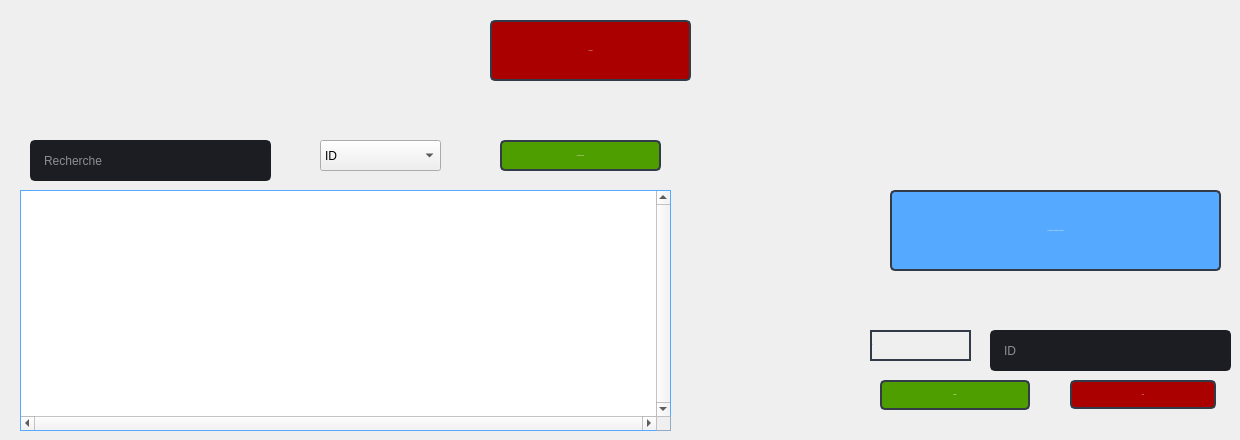
               <widget class="QWidget" name="menu">
                <attribute name="title">
                 <string>Menu</string>
                </attribute>
                <widget class="QPushButton" name="pushButton_106">
                 <property name="geometry">
                  <rect>
                   <x>890</x>
                   <y>190</y>
                   <width>331</width>
                   <height>81</height>
                  </rect>
                 </property>
                 <property name="minimumSize">
                  <size>
                   <width>150</width>
                   <height>30</height>
                  </size>
                 </property>
                 <property name="font">
                  <font>
                   <family>Segoe UI</family>
                   <pointsize>-1</pointsize>
                  </font>
                 </property>
                 <property name="styleSheet">
                  <string notr="true">QPushButton {
	color: rgb(255, 255, 255);
	border: 2px solid rgb(52, 59, 72);
	border-radius: 5px;	
	
	background-color: rgb(85, 170, 255);

}
QPushButton:hover {
	background-color: rgb(57, 65, 80);
	border: 2px solid rgb(61, 70, 86);
}
QPushButton:pressed {	
	background-color: rgb(35, 40, 49);
	border: 2px solid rgb(43, 50, 61);
}</string>
                 </property>
                 <property name="text">
                  <string>AJOUTER un  element dans le MENU</string>
                 </property>
                 <property name="icon">
                  <iconset>
                   <normaloff>:/16x16/icons/16x16/cil-folder-open.png</normaloff>:/16x16/icons/16x16/cil-folder-open.png</iconset>
                 </property>
                </widget>
                <widget class="QLabel" name="label_71">
                 <property name="geometry">
                  <rect>
                   <x>870</x>
                   <y>330</y>
                   <width>101</width>
                   <height>31</height>
                  </rect>
                 </property>
                 <property name="font">
                  <font>
                   <pointsize>-1</pointsize>
                  </font>
                 </property>
                 <property name="focusPolicy">
                  <enum>Qt::StrongFocus</enum>
                 </property>
                 <property name="styleSheet">
                  <string notr="true">color : rgb(85, 170, 255);

border:2px solid  rgb(52, 59, 72);
</string>
                 </property>
                 <property name="text">
                  <string>ID </string>
                 </property>
                </widget>
                <widget class="QLineEdit" name="lineEdit_32">
                 <property name="geometry">
                  <rect>
                   <x>990</x>
                   <y>330</y>
                   <width>241</width>
                   <height>41</height>
                  </rect>
                 </property>
                 <property name="minimumSize">
                  <size>
                   <width>0</width>
                   <height>30</height>
                  </size>
                 </property>
                 <property name="styleSheet">
                  <string notr="true">QLineEdit {
color : rgb(255, 255, 255);
	background-color: rgb(27, 29, 35);
	border-radius: 5px;
	border: 2px solid rgb(27, 29, 35);
	padding-left: 10px;
}
QLineEdit:hover {
	border: 2px solid rgb(64, 71, 88);
}
QLineEdit:focus {
	border: 2px solid rgb(91, 101, 124);
}</string>
                 </property>
                 <property name="text">
                  <string/>
                 </property>
                 <property name="placeholderText">
                  <string>ID</string>
                 </property>
                </widget>
                <widget class="QPushButton" name="pushButton_33">
                 <property name="geometry">
                  <rect>
                   <x>880</x>
                   <y>380</y>
                   <width>150</width>
                   <height>30</height>
                  </rect>
                 </property>
                 <property name="minimumSize">
                  <size>
                   <width>150</width>
                   <height>30</height>
                  </size>
                 </property>
                 <property name="font">
                  <font>
                   <family>Segoe UI</family>
                   <pointsize>-1</pointsize>
                  </font>
                 </property>
                 <property name="styleSheet">
                  <string notr="true">QPushButton {
	color: rgb(255, 255, 255);
	border: 2px solid rgb(52, 59, 72);
	border-radius: 5px;	
	
	background-color:rgb(79, 158, 0);

}
QPushButton:hover {
	background-color: rgb(57, 65, 80);
	border: 2px solid rgb(61, 70, 86);
}
QPushButton:pressed {	
	background-color: rgb(35, 40, 49);
	border: 2px solid rgb(43, 50, 61);
}</string>
                 </property>
                 <property name="text">
                  <string>Modifier</string>
                 </property>
                 <property name="icon">
                  <iconset>
                   <normaloff>:/16x16/icons/16x16/cil-folder-open.png</normaloff>:/16x16/icons/16x16/cil-folder-open.png</iconset>
                 </property>
                </widget>
                <widget class="QPushButton" name="pushButton_32">
                 <property name="geometry">
                  <rect>
                   <x>1070</x>
                   <y>380</y>
                   <width>146</width>
                   <height>29</height>
                  </rect>
                 </property>
                 <property name="minimumSize">
                  <size>
                   <width>0</width>
                   <height>0</height>
                  </size>
                 </property>
                 <property name="font">
                  <font>
                   <family>Segoe UI</family>
                   <pointsize>-1</pointsize>
                  </font>
                 </property>
                 <property name="styleSheet">
                  <string notr="true">QPushButton {
	color: rgb(255, 255, 255);
	border: 2px solid rgb(52, 59, 72);
	border-radius: 5px;	
	
	background-color: rgb(170, 0, 0);

}
QPushButton:hover {
	background-color: rgb(57, 65, 80);
	border: 2px solid rgb(61, 70, 86);
}
QPushButton:pressed {	
	background-color: rgb(35, 40, 49);
	border: 2px solid rgb(43, 50, 61);
}</string>
                 </property>
                 <property name="text">
                  <string>SUPP</string>
                 </property>
                 <property name="icon">
                  <iconset>
                   <normaloff>:/16x16/icons/16x16/cil-folder-open.png</normaloff>:/16x16/icons/16x16/cil-folder-open.png</iconset>
                 </property>
                </widget>
                <widget class="QPushButton" name="pushButton_45">
                 <property name="geometry">
                  <rect>
                   <x>490</x>
                   <y>20</y>
                   <width>201</width>
                   <height>61</height>
                  </rect>
                 </property>
                 <property name="minimumSize">
                  <size>
                   <width>0</width>
                   <height>0</height>
                  </size>
                 </property>
                 <property name="font">
                  <font>
                   <family>Segoe UI</family>
                   <pointsize>-1</pointsize>
                  </font>
                 </property>
                 <property name="styleSheet">
                  <string notr="true">QPushButton {
	color: rgb(255, 255, 255);
	border: 2px solid rgb(52, 59, 72);
	border-radius: 5px;	
	
	background-color: rgb(170, 0, 0);

}
QPushButton:hover {
	background-color: rgb(57, 65, 80);
	border: 2px solid rgb(61, 70, 86);
}
QPushButton:pressed {	
	background-color: rgb(35, 40, 49);
	border: 2px solid rgb(43, 50, 61);
}</string>
                 </property>
                 <property name="text">
                  <string>Actualiser</string>
                 </property>
                 <property name="icon">
                  <iconset>
                   <normaloff>:/16x16/icons/16x16/cil-folder-open.png</normaloff>:/16x16/icons/16x16/cil-folder-open.png</iconset>
                 </property>
                </widget>
                <widget class="QTableView" name="tableView_13">
                 <property name="geometry">
                  <rect>
                   <x>20</x>
                   <y>190</y>
                   <width>651</width>
                   <height>241</height>
                  </rect>
                 </property>
                 <property name="styleSheet">
                  <string notr="true">QHeaderView::section {
	
	font: 87 10pt &quot;Cinzel Black&quot;;
    background-color: rgb(39, 44, 54);
    border-style: none;
    border-bottom: 1px solid rgb(85, 170, 255);
    border-right:  1px solid rgb(85, 170, 255);
}

QHeaderView::section:vertical
{
    border-left: 1px solid  rgb(85, 170, 255);
}
QTableView {
	
	color: rgb(255, 255, 255);
	border-style: solid;
	border-top: 1px solid  rgb(85, 170, 255);
	 border-left: 1px solid  rgb(85, 170, 255);
 border-bottom: 1px solid rgb(85, 170, 255);
 border-right:  1px solid rgb(85, 170, 255);
}
QTableView::item {
     border-bottom: 1px solid rgb(85, 170, 255);
    border-right:  1px solid rgb(85, 170, 255);
    background-color : none;
}
QTableView::indicator:unchecked {
    background-color: #d7d6d5
}</string>
                 </property>
                 <property name="verticalScrollBarPolicy">
                  <enum>Qt::ScrollBarAlwaysOn</enum>
                 </property>
                 <property name="horizontalScrollBarPolicy">
                  <enum>Qt::ScrollBarAlwaysOn</enum>
                 </property>
                 <attribute name="verticalHeaderVisible">
                  <bool>false</bool>
                 </attribute>
                </widget>
                <widget class="QComboBox" name="comboBox_2">
                 <property name="geometry">
                  <rect>
                   <x>320</x>
                   <y>140</y>
                   <width>121</width>
                   <height>31</height>
                  </rect>
                 </property>
                 <item>
                  <property name="text">
                   <string>ID</string>
                  </property>
                 </item>
                 <item>
                  <property name="text">
                   <string>Nom</string>
                  </property>
                 </item>
                 <item>
                  <property name="text">
                   <string>Prenom</string>
                  </property>
                 </item>
                 <item>
                  <property name="text">
                   <string>Fonction</string>
                  </property>
                 </item>
                </widget>
                <widget class="QLineEdit" name="lineEdit_35">
                 <property name="geometry">
                  <rect>
                   <x>30</x>
                   <y>140</y>
                   <width>241</width>
                   <height>41</height>
                  </rect>
                 </property>
                 <property name="minimumSize">
                  <size>
                   <width>0</width>
                   <height>30</height>
                  </size>
                 </property>
                 <property name="styleSheet">
                  <string notr="true">QLineEdit {
color : rgb(255, 255, 255);
	background-color: rgb(27, 29, 35);
	border-radius: 5px;
	border: 2px solid rgb(27, 29, 35);
	padding-left: 10px;
}
QLineEdit:hover {
	border: 2px solid rgb(64, 71, 88);
}
QLineEdit:focus {
	border: 2px solid rgb(91, 101, 124);
}</string>
                 </property>
                 <property name="text">
                  <string/>
                 </property>
                 <property name="placeholderText">
                  <string>Recherche</string>
                 </property>
                </widget>
                <widget class="QPushButton" name="pushButton_19">
                 <property name="geometry">
                  <rect>
                   <x>500</x>
                   <y>140</y>
                   <width>161</width>
                   <height>31</height>
                  </rect>
                 </property>
                 <property name="minimumSize">
                  <size>
                   <width>150</width>
                   <height>30</height>
                  </size>
                 </property>
                 <property name="font">
                  <font>
                   <family>Segoe UI</family>
                   <pointsize>-1</pointsize>
                  </font>
                 </property>
                 <property name="styleSheet">
                  <string notr="true">QPushButton {
	color: rgb(255, 255, 255);
	border: 2px solid rgb(52, 59, 72);
	border-radius: 5px;	
	
	background-color:rgb(79, 158, 0);

}
QPushButton:hover {
	background-color: rgb(57, 65, 80);
	border: 2px solid rgb(61, 70, 86);
}
QPushButton:pressed {	
	background-color: rgb(35, 40, 49);
	border: 2px solid rgb(43, 50, 61);
}</string>
                 </property>
                 <property name="text">
                  <string>Exporter tableau</string>
                 </property>
                 <property name="icon">
                  <iconset>
                   <normaloff>:/16x16/icons/16x16/cil-folder-open.png</normaloff>:/16x16/icons/16x16/cil-folder-open.png</iconset>
                 </property>
                </widget>
               </widget>
